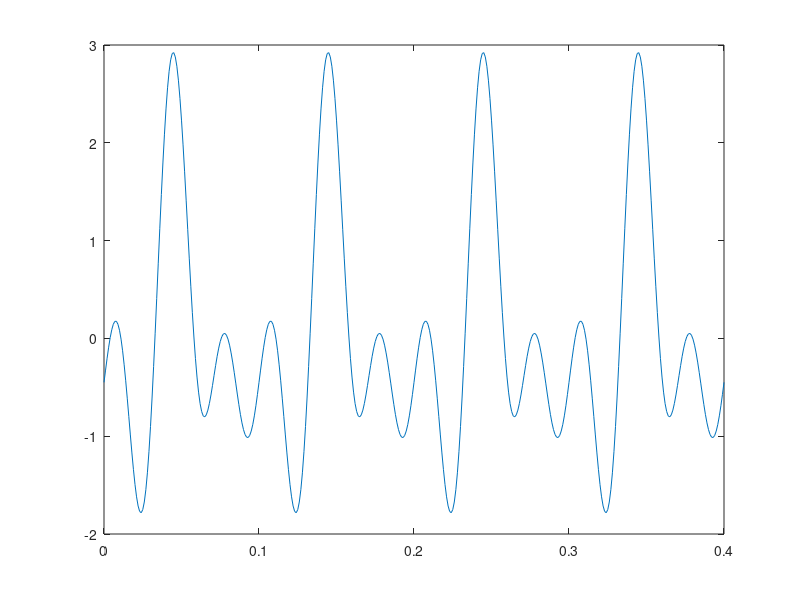

MATLAB code for this plot: (Note: this script raises an error after producing the figure.)
for j = 1:3
    N = 3;
    aArr = [1,1,1];
    fArr = [10,20,30];
    f0 = 10;
    T = 1/f0;
    Ta = 0.001;
    psiArr = rand(1,3)*2*pi-pi;
    t = 0:Ta:T*4;
    x = 0;
    for i = 1:3
        x = x + aArr(i)*sin(2*pi*fArr(i)*t + psiArr(i));
    end

    plot(t,x)
    Potencia(x,Ta,T)
    hold on
end